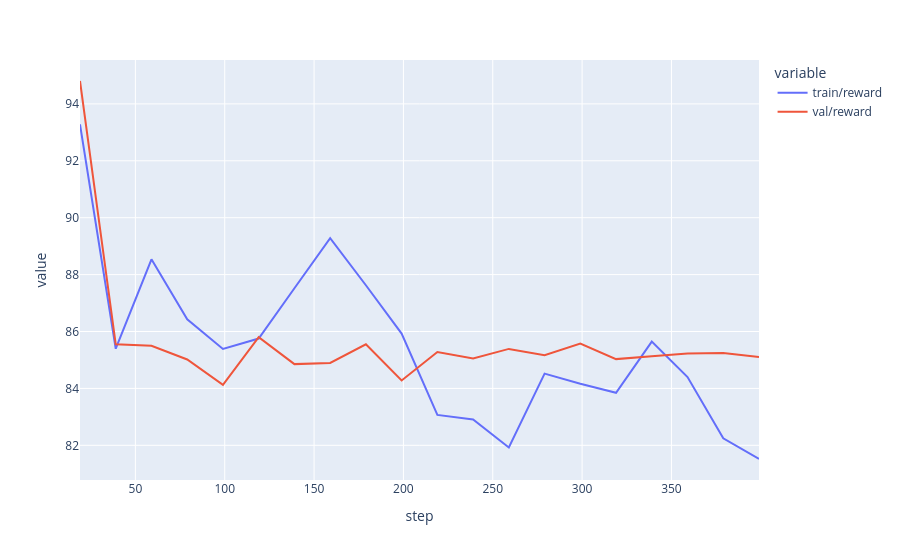

The notebook cell saved with this chart:
### Code cell
px.line(data_frame=metrics.dropna(), x="step", y=["train/reward", "val/reward"])

### Figure 1 — Plotly figure (JSON) as saved in the notebook; plotly's stock layout.template omitted (floating-point values rounded to 4 significant figures)
{"data": [{"hovertemplate": "variable=train/reward<br>step=%{x}<br>value=%{y}<extra></extra>", "legendgroup": "train/reward", "line": {"color": "#636efa", "dash": "solid"}, "marker": {"symbol": "circle"}, "mode": "lines", "name": "train/reward", "orientation": "v", "showlegend": true, "type": "scatter", "x": [19, 39, 59, 79, 99, 119, 139, 159, 179, 199, 219, 239, 259, 279, 299, 319, 339, 359, 379, 399], "xaxis": "x", "y": [93.28, 85.39, 88.54, 86.43, 85.39, 85.75, 87.52, 89.28, 87.63, 85.93, 83.07, 82.91, 81.92, 84.52, 84.16, 83.85, 85.65, 84.4, 82.25, 81.52], "yaxis": "y"}, {"hovertemplate": "variable=val/reward<br>step=%{x}<br>value=%{y}<extra></extra>", "legendgroup": "val/reward", "line": {"color": "#EF553B", "dash": "solid"}, "marker": {"symbol": "circle"}, "mode": "lines", "name": "val/reward", "orientation": "v", "showlegend": true, "type": "scatter", "x": [19, 39, 59, 79, 99, 119, 139, 159, 179, 199, 219, 239, 259, 279, 299, 319, 339, 359, 379, 399], "xaxis": "x", "y": [94.81, 85.55, 85.5, 85.02, 84.12, 85.8, 84.85, 84.9, 85.55, 84.28, 85.28, 85.06, 85.39, 85.17, 85.58, 85.03, 85.13, 85.22, 85.25, 85.1], "yaxis": "y"}], "layout": {"legend": {"title": {"text": "variable"}, "tracegroupgap": 0}, "margin": {"t": 60}, "xaxis": {"anchor": "y", "domain": [0, 1], "title": {"text": "step"}}, "yaxis": {"anchor": "x", "domain": [0, 1], "title": {"text": "value"}}}}
